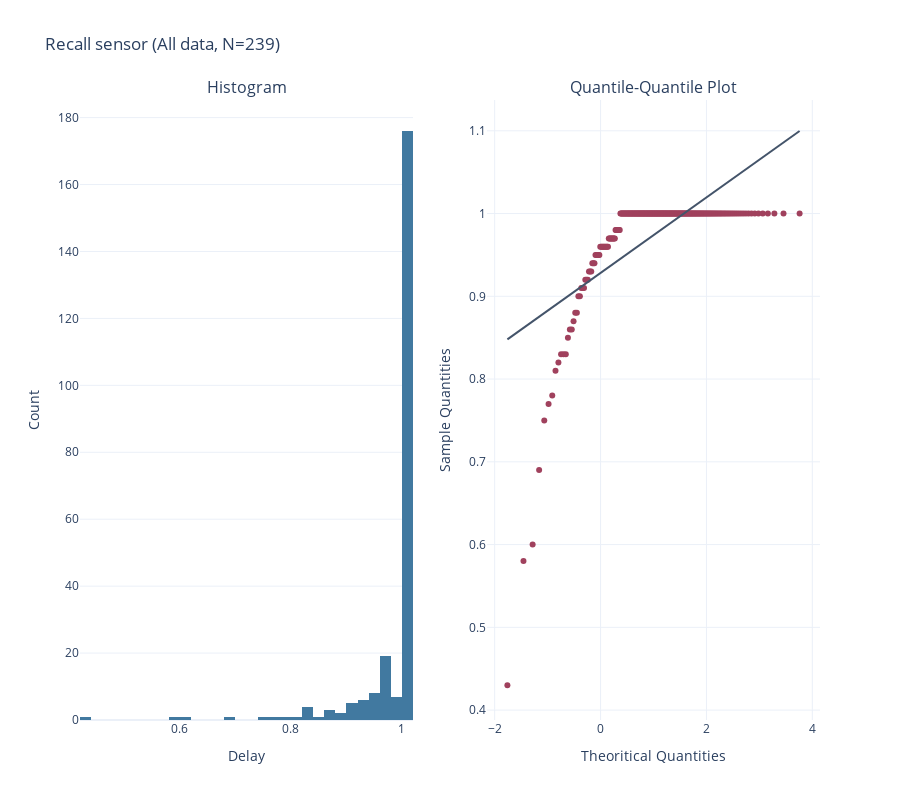
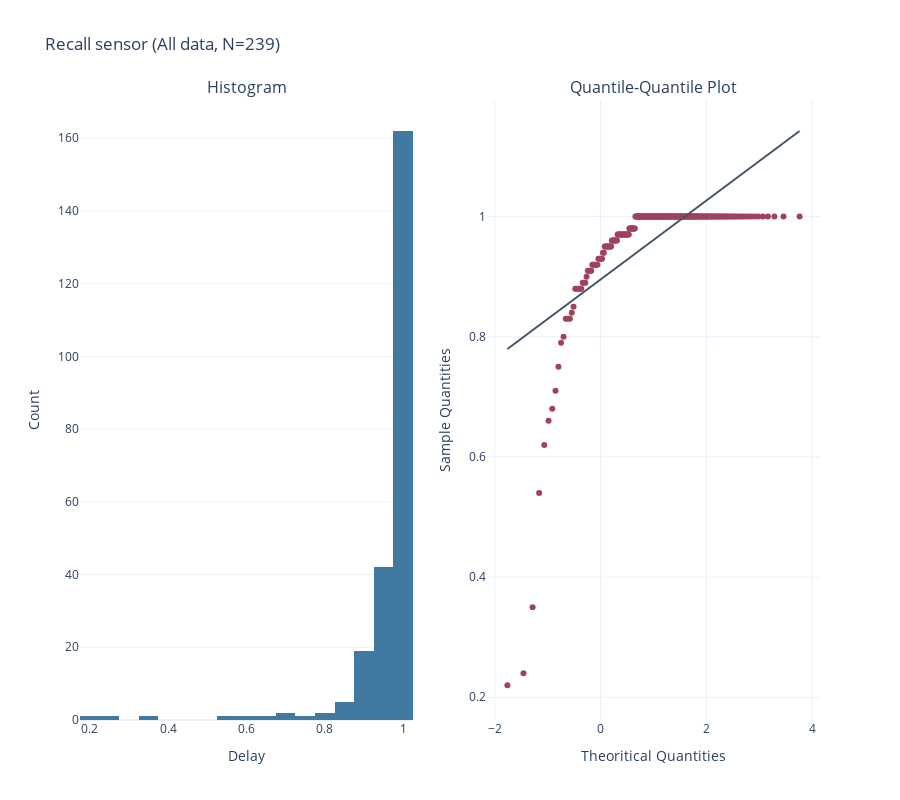

The cell these charts' notebook holds for them, in order:
### Code cell
metric = "Recall"
normality_test(fr_mag[metric], sensor=metric, type="All data")
normality_test(fr_pzt[metric], sensor=metric, type="All data")

### Figure 1 — Plotly figure (JSON) as saved in the notebook; plotly's stock layout.template omitted (floating-point values rounded to 4 significant figures; data arrays with more than 128 entries replaced by an {"elided": "..."} marker saying what was removed)
{"data": [{"marker": {"color": "#4179A0"}, "type": "histogram", "x": {"elided": "239 float values"}, "xaxis": "x", "yaxis": "y"}, {"marker": {"color": "#A0415D"}, "mode": "markers", "type": "scatter", "x": {"elided": "239 float values"}, "xaxis": "x2", "y": {"elided": "239 float values"}, "yaxis": "y2"}, {"line": {"color": "#44546A"}, "mode": "lines", "type": "scatter", "x": [-1.759, 3.759], "xaxis": "x2", "y": [0.848, 1.1], "yaxis": "y2"}], "layout": {"annotations": [{"font": {"size": 16}, "showarrow": false, "text": "Histogram", "x": 0.225, "xanchor": "center", "xref": "paper", "y": 1, "yanchor": "bottom", "yref": "paper"}, {"font": {"size": 16}, "showarrow": false, "text": "Quantile-Quantile Plot", "x": 0.775, "xanchor": "center", "xref": "paper", "y": 1, "yanchor": "bottom", "yref": "paper"}], "height": 800, "showlegend": false, "title": {"text": "Recall sensor (All data, N=239)"}, "width": 900, "xaxis": {"anchor": "y", "domain": [0, 0.45], "title": {"text": "Delay"}, "zeroline": false}, "xaxis2": {"anchor": "y2", "domain": [0.55, 1], "title": {"text": "Theoritical Quantities"}, "zeroline": false}, "yaxis": {"anchor": "x", "domain": [0, 1], "title": {"text": "Count"}}, "yaxis2": {"anchor": "x2", "domain": [0, 1], "title": {"text": "Sample Quantities"}}}}

### Figure 2 — Plotly figure (JSON) as saved in the notebook; plotly's stock layout.template omitted (floating-point values rounded to 4 significant figures; data arrays with more than 128 entries replaced by an {"elided": "..."} marker saying what was removed)
{"data": [{"marker": {"color": "#4179A0"}, "type": "histogram", "x": {"elided": "239 float values"}, "xaxis": "x", "yaxis": "y"}, {"marker": {"color": "#A0415D"}, "mode": "markers", "type": "scatter", "x": {"elided": "239 float values"}, "xaxis": "x2", "y": {"elided": "239 float values"}, "yaxis": "y2"}, {"line": {"color": "#44546A"}, "mode": "lines", "type": "scatter", "x": [-1.759, 3.759], "xaxis": "x2", "y": [0.7797, 1.142], "yaxis": "y2"}], "layout": {"annotations": [{"font": {"size": 16}, "showarrow": false, "text": "Histogram", "x": 0.225, "xanchor": "center", "xref": "paper", "y": 1, "yanchor": "bottom", "yref": "paper"}, {"font": {"size": 16}, "showarrow": false, "text": "Quantile-Quantile Plot", "x": 0.775, "xanchor": "center", "xref": "paper", "y": 1, "yanchor": "bottom", "yref": "paper"}], "height": 800, "showlegend": false, "title": {"text": "Recall sensor (All data, N=239)"}, "width": 900, "xaxis": {"anchor": "y", "domain": [0, 0.45], "title": {"text": "Delay"}, "zeroline": false}, "xaxis2": {"anchor": "y2", "domain": [0.55, 1], "title": {"text": "Theoritical Quantities"}, "zeroline": false}, "yaxis": {"anchor": "x", "domain": [0, 1], "title": {"text": "Count"}}, "yaxis2": {"anchor": "x2", "domain": [0, 1], "title": {"text": "Sample Quantities"}}}}
